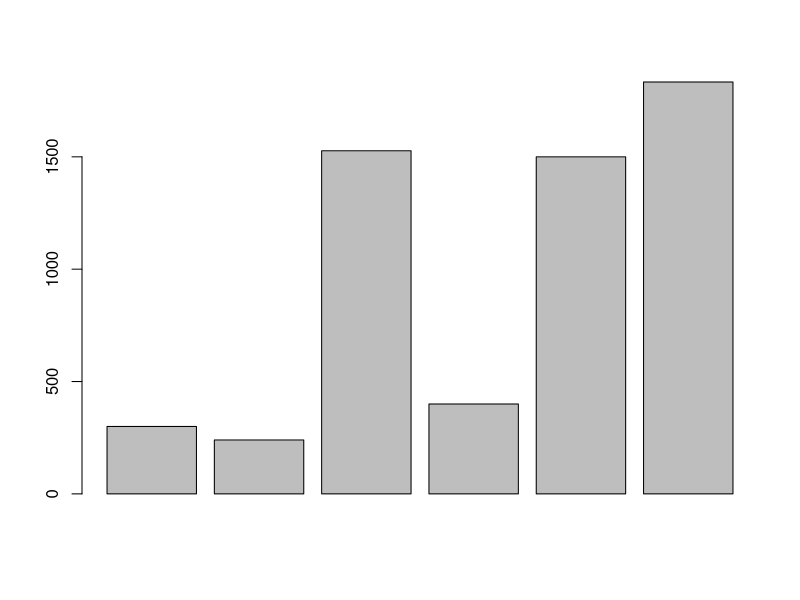
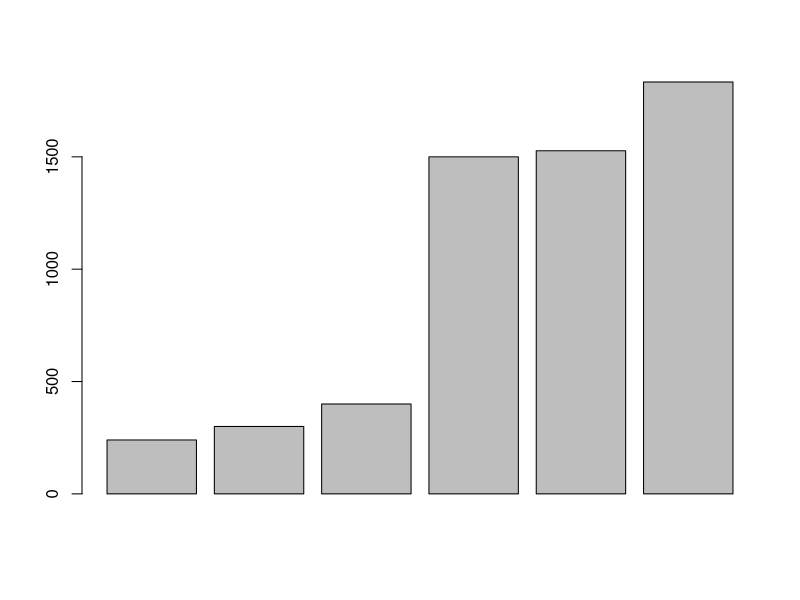
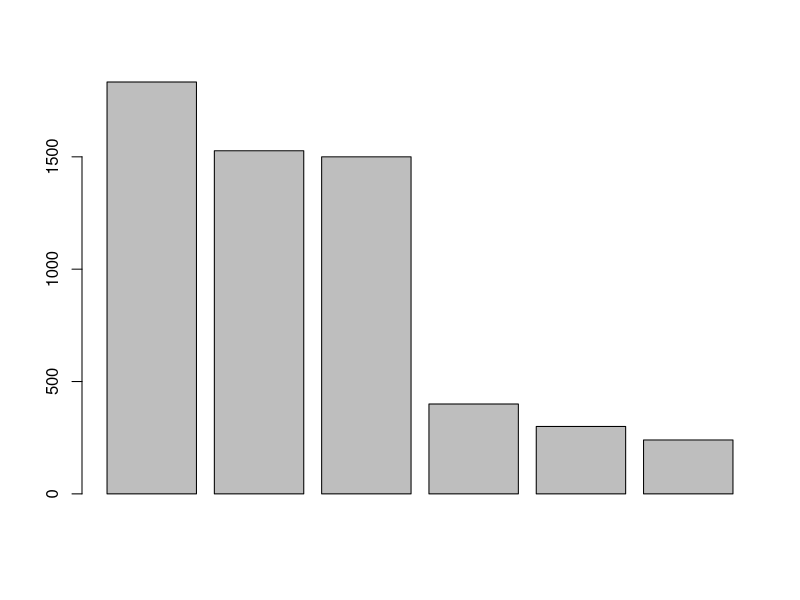
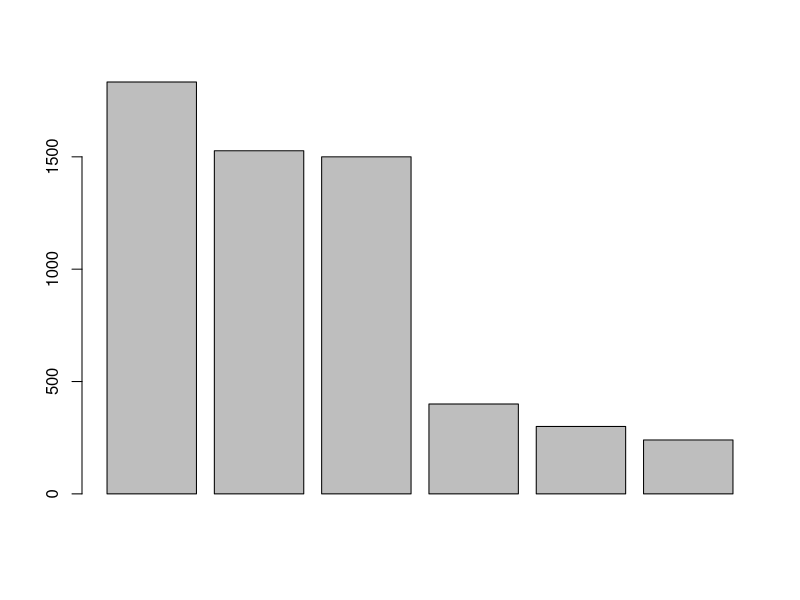
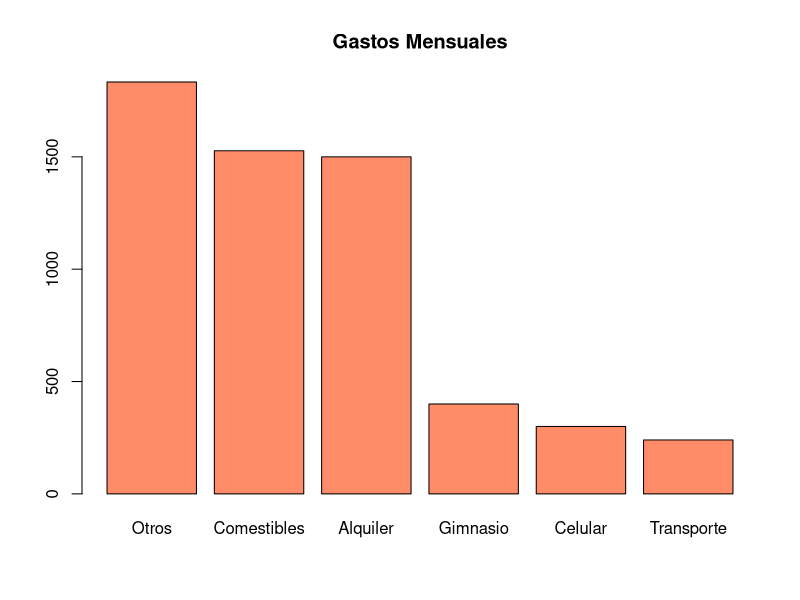

The R script that drew these images, in order:
# Tarea 1 -----------------------------------------------------------------
#  - Eusebio Alberto Espinosa Sauceda
#  - 1854858
#  - 01/Septiembre/2025


# Parte 1 R y Rstudio  ----------------------------------------------------


# Primer Contacto con R ---------------------------------------------------

# Gastos totales 
300+240+1527+400+1500+1833

# Objetos para almacenar uno o mas valores  -------------------------------
celular <- 300
celular 

# Objetos creados ---------------------------------------------------------
transporte <- 240
comestibles <- 1527
gimnasio <- 400
alquiler <- 1500
otros <- 1833
5800*5*2

# Funciones ---------------------------------------------------------------
abs(10)
abs(-4)
sqrt(9)
log(2)

# Comentarios en R --------------------------------------------------------

# Este es un comentario 

2*9 # Prueba de R como calculadora 

4+5 #Este es un comentario de prueba

# R distingue mayusculas y minisculas -------------------------------------
celular <- 300
Celular <--300
CELULAR <- 8000

celular+Celular
CELULAR-celular

# Obtener ayuda -----------------------------------------------------------
help(abs)
help(mean)
?mean
help.search("absolute")

# Autoevaluacion ----------------------------------------------------------

# Creación de objeto 
gastos <- c(celular, transporte, comestibles, gimnasio, alquiler, otros)

gastos

barplot(gastos)

sort(gastos)

# Creación de grafico (Barplot)
barplot(sort(gastos))
sort(gastos, decreasing = TRUE)        
barplot(sort(gastos, decreasing = TRUE))

gastos_ordenados <- sort(gastos, decreasing = TRUE)
barplot(gastos_ordenados)
?name

# Cración de grafico con titulo y leyenda. 
names(gastos_ordenados) <- c("Otros","Comestibles", "Alquiler", 
                             "Gimnasio", "Celular", "Transporte")
barplot(gastos_ordenados, main = "Gastos Mensuales", names.arg = 
          names(gastos_ordenados), col = "salmon1")
 


# Parte 2 Variables  -----------------------------------------------------

# Problema 1 --------------------------------------------------------------

# Identifique el tipo de variable (cualitativa o cuantitativa) para la lista de 
# preguntas de una encuesta aplicada a estudiantes universitarios en una clase
# de estadística:
  
  # Nombre de estudiante. 
  # - Cualitativa
  # Fecha de nacimiento (p. Ej., 21/10/1995). 
  # - Cuantitativa 
  # Edad (en años). 
  # - Cuantitativa 
  # Dirección de casa (por ejemplo, 1234 Ave. Alamo). 
  # - Cualitativa 
  # Número de teléfono (por ejemplo, 510-123-4567).
  # - Cualitativa 
  # Área principal de estudio. - 
  # - Cualitativa 
  # Grado de año universitario: primer año, segundo año, tercer año, último año.
  # - Cualitativa 
  # Puntaje en la prueba de mitad de período (basado en 100 puntos posibles).
  # - Cuantitativa 
  # Calificación general: A, B, C, D, F. 
  # - Cualitativa 
  # Tiempo (en minutos) para completar la prueba final de MCF 202.
  # - Cuantitativa 
  # Numero de hermanos.
  # - Cuantitativa 


# Problema 2 --------------------------------------------------------------

# Elija un objeto (cualquier objeto, por ejemplo, animales, plantas, países, 
# instituciones, etc.) y obtenga una lista de 14 variables: 7 cuantitativas
# y 7 categóricas.

# Crear un data frame con variables cuantitativas y categóricas para países
variables <- data.frame(Variables = c("Nombre comun","Tipo de planta",
                                      "Color de flor","Habitat",
                                      "Origen","Ciclo de vida",
                                      "Tipo de hoja","Altura", "Numero de hojas",
                                      "Diametro de flor","Tiempo de floracion",
                                      "Edad maxima","Cantidad de agua semanal",
                                      "Temperatura optima"), 
                        Tipo = c(rep("Cuantitativa", 7),rep("Cualitativa", 7)))
  
print(variables)

# Problema 3 --------------------------------------------------------------

# Considere una variable con valores numéricos que describen formas electrónicas 
# de expresar opiniones personales: 1 = Twitter; 2 = correo electrónico;
# 3 = mensaje de texto; 4 = Facebook; 5 = blog. ¿Es esta una variable 
# cuantitativa o cualitativa? Explique.

# Los números (1, 2, 3, etc.) solo codifican categorías (Twitter, correo, etc.), 
# no representan cantidades ni orden lógico. No tiene sentido hacer operaciones 
# matemáticas con ellos. Por eso, es cualitativa nominal.

# Problema 4 --------------------------------------------------------------

# Para cada pregunta de investigación, (1) identifique a los individuos de interés
# (el grupo o grupos que se están estudiando), (2) identifique la (s) variable (s) 
# (la característica sobre la que recopilaríamos datos) y (3) determine si cada 
# variable es categórico o cuantitativo.                                                                                                                                            
# 1. ¿Cuál es la cantidad promedio de horas que los estudiantes de universidades 
#    públicas trabajan cada semana?
# - Los estudiantes son los individuos de interes.
# - Variable: Horas trabajadas por semana. 
# - Tipo de variables: Cuantitativa.


# 2. ¿Qué proporción de todos los estudiantes universitarios de México están 
#    inscritos en una universidad pública?
# - Los individuos de interés son los Estudiantes universitarios de México. 
# - Variable: Tipo de universidad.
# - Tipo de variable: Cualitativa.


# 3. En los universidades públicas, ¿las estudiantes femeninas tienen un 
#    promedio de CENEVAL más alto que los estudiantes varones?
# - Los estudiantes son los individuos de interes.
# - Variable: Sexo y Puntaje de examen. 
# - Tipo de vairable: Sexo (Cualitativa) y Puntaje (Cuantitativa).


# 4. ¿Es más probable que los atletas universitarios reciban asesoramiento 
#    académico que los atletas no universitarios?
# - Individuos de interés son los Estudiantes 
# - Variable: Condición del atleta y Recepción de asesoramiento académico. 
# - Tipo de variable: Condición (Cualitativa) y Recepción (Cualitativa).


# 5. Si reuniéramos datos para responder a las preguntas de la investigación 
#    anterior, ¿qué datos podrían analizarse mediante un histograma?
#    ¿Cómo lo sabes?.
# - El histograma es utilizado para variables cuantitativas. 
# - Horas trabajadas semanalmente y puntaje de examen.
# - Esto se debe a que un histograma representa la distribución de frecuencias
#   de los datos númericos. 



       